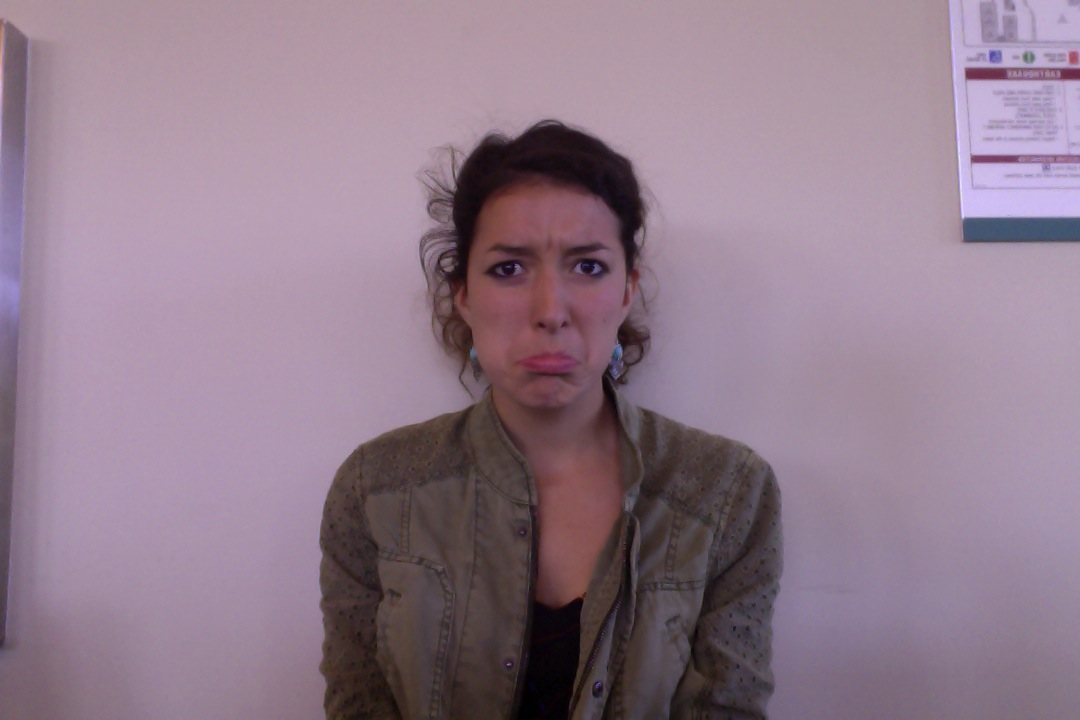
//> input picture images/jpg/evelyn-frown.jpg, 1080 x 720 px
$ ./autoFeatures images/jpg/evelyn-frown.jpg images/jpg/pantone_001.jpg   (built with g++ and OpenCV 4)
//> lines starting //> are read from the running program, lines starting //| are printed output that depends on the picture; after the words box and inside, x2 and y2 are one past the last pixel; in counts of white or black regions, pixels touching at a corner belong together
### util.h
#ifndef UTIL_H
#define UTIL_H

#include <iostream>
#include <string>
#include <cmath>
#include <sstream>

using std::string;

#define PI 3.1415926535897932384626433832795028841968

class RGBColor;
struct Vertex2f;
struct Vector2f;
struct Vertex3f;
struct Vector3f;
struct Feature;
struct Triangle3f;

// [5 lines left out: function intToString, not called in this run]

inline float degreesToRad(float degree) {
  return (float)(degree*PI/180.0);
}

inline int sign(float f) {
  return f >= 0 ? 1 : -1;
}

// [14 lines left out: functions random_double, random_float, random_int, not called in this run]

inline RGBColor random_rgbcolor(float scale);

inline void get_random_color(float &r, float &g, float &b,
    float r_min = 0., float r_max = 1.,
    float g_min = 0., float g_max = 1.,
    float b_min = 0., float b_max = 1.);

inline RGBColor linColor(RGBColor c1, RGBColor c2, float t);

inline float length(Vector2f a);
inline float length(Vector3f a);

inline Vector2f normalize(Vector2f a);
inline Vector3f normalize(Vector3f a);

inline float dotProduct(Vector2f a, Vector2f b);
inline float dotProduct(Vector3f a, Vector3f b);
inline Vector3f crossProduct(Vector3f a, Vector3f b);
inline Vector3f calculateNormal(Vertex3f a, Vertex3f b, Vertex3f c);

inline float Distance(Vertex2f a, Vertex2f b);
inline float Distance(Vertex3f a, Vertex3f b);

inline Vertex2f VecToVert(Vector2f v);
inline Vertex3f VecToVert(Vector3f v);
inline Vector2f VertToVec(Vertex2f v);
inline Vector3f VertToVec(Vertex3f v);

inline Vector2f FeatureVec(Feature f);
inline float length(Feature f);
inline Feature linFeature(Feature src, Feature dest, float t);

class RGBColor
{
public:

    float r, g, b;

  // [11 lines left out: functions RGBColor, RGBColor, not called in this run]

  RGBColor operator+(RGBColor const o) {
    return RGBColor(r+o.r, g+o.g, b+o.b);
  }
  RGBColor operator-(RGBColor const o) {
    return RGBColor(r-o.r,g-o.g, b-o.b);
  }
  RGBColor operator*(float s) {
    return RGBColor(r*s, g*s, b*s);
  }
};

struct Vector2f {
  float x, y;

  // [4 lines left out: function Vector2f, not called in this run]

  Vector2f operator*(float s) { return Vector2f(x*s, y*s); }
  Vector2f operator/(float s) { return Vector2f(x/s, y/s); }
  Vector2f operator-() { return Vector2f(-x, -y); }
  Vector2f operator-(Vector2f const o) { return Vector2f(x-o.x, y-o.y); }
  Vector2f operator+(Vector2f const o) { return Vector2f(x+o.x, y+o.y); }
};

struct Vertex2f {
  float x, y;

  Vertex2f(float _x = 0., float _y = 0.) {
    x = _x;
    y = _y;
  }

  Vertex2f operator*(float s) { return Vertex2f(x*s, y*s); }
  Vertex2f operator/(float s) { return Vertex2f(x/s, y/s); }
  Vertex2f operator-() { return Vertex2f(-x, -y); }
  Vertex2f operator-(Vertex2f const o) { return Vertex2f(x-o.x, y-o.y); }
  Vertex2f operator+(Vertex2f const o) { return Vertex2f(x+o.x, y+o.y); }
  Vertex2f operator-(Vector2f const o) { return Vertex2f(x-o.x, y-o.y); }
  Vertex2f operator+(Vector2f const o) { return Vertex2f(x+o.x, y+o.y); }
};

struct Vector3f {
  float x, y, z;

  // [5 lines left out: function Vector3f, not called in this run]

  Vector3f operator*(float s) { return Vector3f(x*s, y*s, z*s); }
  Vector3f operator-() { return Vector3f(-x, -y, -z); }
  Vector3f operator-(Vector3f const o) { return Vector3f(x-o.x, y-o.y, z-o.z); }
  Vector3f operator+(Vector3f const o) { return Vector3f(x+o.x, y+o.y, z+o.z); }
};

struct Vertex3f {
  float x, y, z;
  Vector3f n; // normal
  bool hasUniqueNormal;

  // [5 lines left out: function Vertex3f, not called in this run]

  Vertex3f operator*(float s) { return Vertex3f(x*s, y*s, z*s); }
  Vertex3f operator-() { return Vertex3f(-x, -y, -z); }
  Vertex3f operator-(Vertex3f const o) { return Vertex3f(x-o.x, y-o.y, z-o.z); }
  Vertex3f operator+(Vertex3f const o) { return Vertex3f(x+o.x, y+o.y, z+o.z); }
  Vertex3f operator-(Vector3f const o) { return Vertex3f(x-o.x, y-o.y, z-o.z); }
  Vertex3f operator+(Vector3f const o) { return Vertex3f(x+o.x, y+o.y, z+o.z); }
};

struct Feature {
  Vertex2f p, q;

  Feature(Vertex2f _p = Vertex2f(), Vertex2f _q = Vertex2f()) : p (_p),
      q (_q) { }

  Feature operator*(float s) { return Feature(p*s,q*s); }
  Feature operator-() { return Feature(-p, -q); }
  Feature operator-(Feature const o) { return Feature(p-o.p, q-o.q); }
  Feature operator+(Feature const o) { return Feature(p+o.p, q+o.q); }
  friend std::ostream& operator<<(std::ostream& os, Feature& feature) {
	os << feature.p.x << " "
        << feature.p.y << " "
        << feature.q.x << " "
	    << feature.q.y << std::endl;
	return os;
  }
};

struct Triangle3f {
  Vertex3f a, b, c; // object space coordinates
  RGBColor a_color, b_color, c_color;

  // [6 lines left out: function Triangle3f, not called in this run]

  void color_verts(RGBColor _a, RGBColor _b, RGBColor _c) { a_color = _a; b_color = _b; c_color = _c;}

};

inline RGBColor linColor(RGBColor c1, RGBColor c2, float t){ return c1 * (1.f - t) + c2 * t; }

// [16 lines left out: functions random_rgbcolor, get_random_color, not called in this run]

inline float length(Vector2f a) { return sqrt(dotProduct(a,a)); }
inline float length(Vector3f a) { return sqrt(dotProduct(a,a)); }

inline Vector2f normalize(Vector2f a) { return a * (1 / length(a)); }
inline Vector3f normalize(Vector3f a) { return a * (1 / length(a));}

inline float dotProduct(Vector2f a, Vector2f b) { return a.x * b.x + a.y * b.y; }
inline float dotProduct(Vector3f a, Vector3f b) { return a.x * b.x + a.y * b.y + a.z * b.z; }

// [26 lines left out: functions crossProduct, calculateNormal, Distance, Distance, not called in this run]

inline Vertex2f VecToVert(Vector2f v) {
  return Vertex2f(v.x, v.y);
}

inline Vertex3f VecToVert(Vector3f v) {
  return Vertex3f(v.x, v.y, v.z);
}

inline Vector2f VertToVec(Vertex2f v) {
  return Vector2f(v.x, v.y);
}

inline Vector3f VertToVec(Vertex3f v) {
  return Vector3f(v.x, v.y, v.z);
}

inline Vector2f FeatureVec(Feature f){
    return VertToVec(f.q - f.p);
}

inline float length(Feature f) {
    return length(FeatureVec(f));
}

inline Feature linFeature(Feature src, Feature dest, float t) {
  return  src * (1.f - t) + dest * t;
}

#endif

### autoFeatures.cpp
/**
 * Creates features using Haar Cascades facial detection.
 * Based on http://docs.opencv.org/doc/tutorials/objdetect/cascade_classifier/cascade_classifier.html
 */

#include <opencv2/core/core.hpp>
#include <opencv2/highgui/highgui.hpp>
#include <opencv2/imgproc/imgproc.hpp>
#include <opencv2/objdetect/objdetect.hpp>
#include <fstream>

#include "util.h"

using namespace cv;
using namespace std;

void detectAndDisplay(Mat frame, string outName);

 /** Global variables */
String nose_cascade_name = "haars/haarcascade_mcs_nose.xml";
CascadeClassifier nose_cascade;
String eye_cascade_name = "haars/haarcascade_eye.xml";
CascadeClassifier eye_cascade;
String mouth_cascade_name = "haars/haarcascade_mcs_mouth.xml";
CascadeClassifier mouth_cascade;
string window_name = "Capture - Face detection";

int main(int argc, const char** argv) {
  if(argc < 3) {
    cerr << "usage: ./autoFeatures <input.png> <featurebasename.feat>"
         << endl;
    exit(1);
  } else if(argc > 3) {
    cout << "Ignoring extra arguments..." << endl;
  }
  CvCapture* capture;
  Mat frame;

  //-- 1. Load the cascades
  if(!nose_cascade.load(nose_cascade_name)) {
    printf("--(!)Error loading nose xml\n");
	  return -1;
  }
  if(!eye_cascade.load(eye_cascade_name)){
    printf("--(!)Error loading eye xml\n");
	  return -1;
  }
  if(!mouth_cascade.load(mouth_cascade_name)){
    printf("--(!)Error loading mouth xml\n");
	  return -1;
  }

  Mat image = imread(string(argv[1]), IMREAD_COLOR); // Read the file
//> image is the input picture: 720 rows x 1080 cols, CV_8UC3; mean B, G, R 139.4, 123.3, 144.8
  detectAndDisplay(image, string(argv[2]));
 }

// Converts a rectangle to a pair of features:
// Top left --> top right and top left --> lower left
void RectToFeatures(Rect rect, int width, int height, vector<Feature>& features) {
  Point tl = rect.tl();
  Point bottomRight = rect.br();
  Vertex2f topLeft(rect.tl().x/float(width), rect.tl().y/float(height));
  Vertex2f bottomLeft(rect.tl().x/float(width), rect.br().y/float(height));
  Vertex2f topRight(rect.br().x/float(width), rect.tl().y/float(height));
  features.push_back(Feature(topLeft, bottomLeft));
  features.push_back(Feature(topLeft, topRight));
}

/** @function detectAndDisplay */
void detectAndDisplay(Mat frame, string outFile) {
//> called with outFile = "images/jpg/pantone_001.jpg"
  std::vector<Rect> faces;
  Mat frame_gray;

  cvtColor(frame, frame_gray, CV_BGR2GRAY);
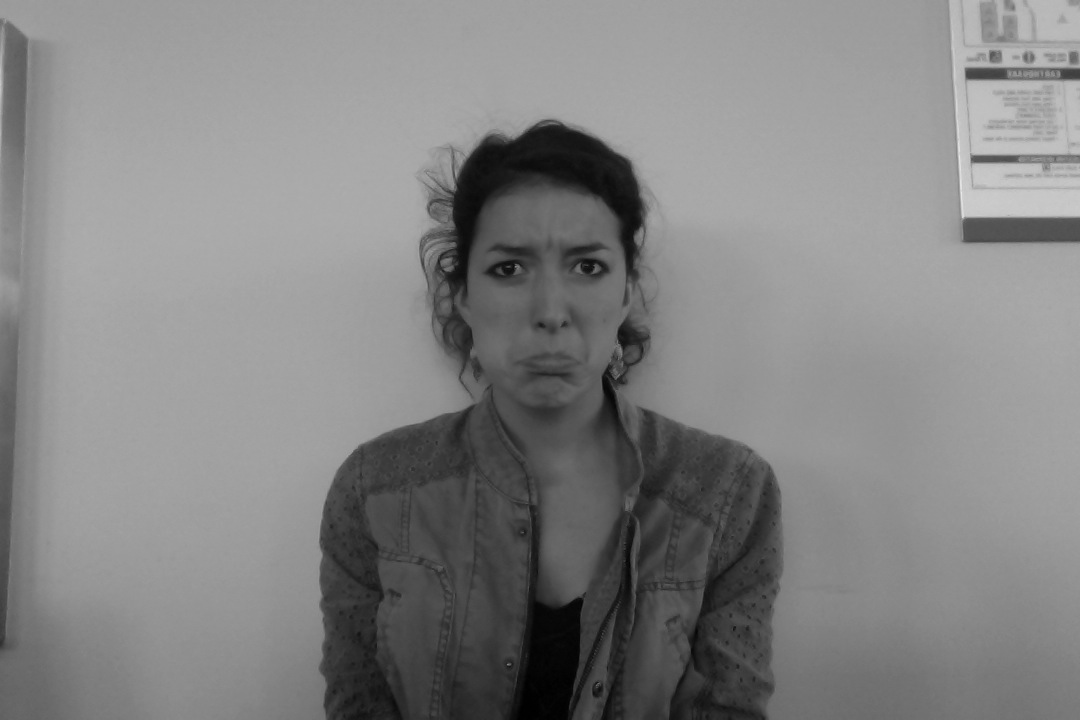
//> frame_gray: 720 rows x 1080 cols, CV_8UC1; min 0, max 234, mean 131.6
  equalizeHist(frame_gray, frame_gray);
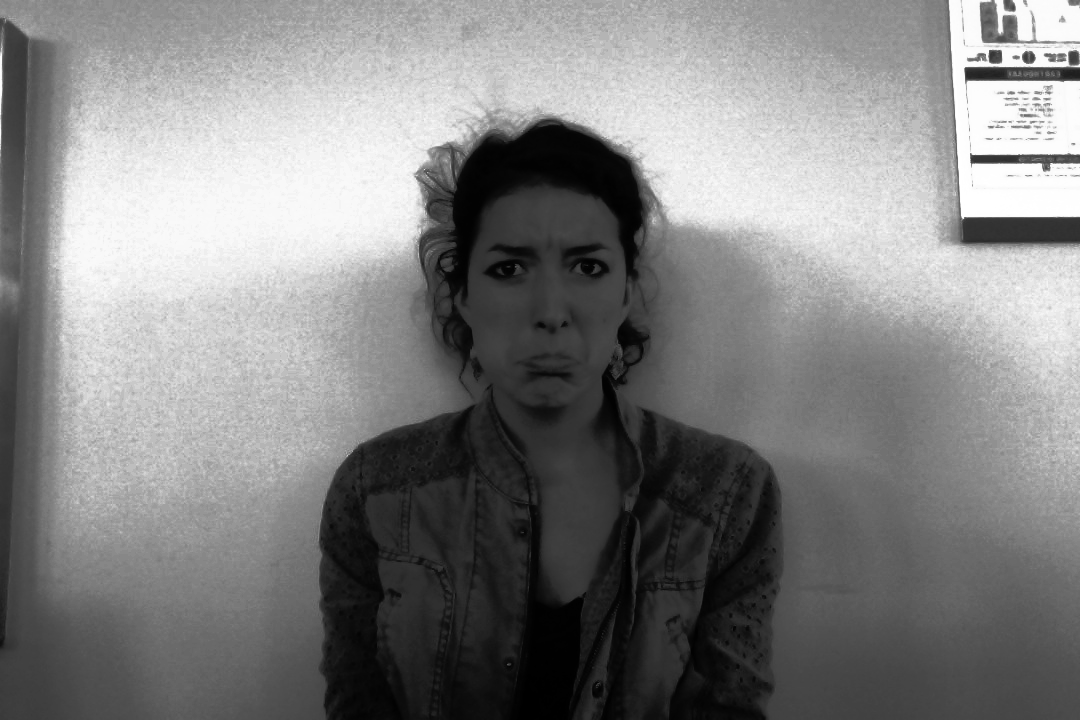
//> frame_gray: 720 rows x 1080 cols, CV_8UC1; min 0, max 255, mean 129.7

  vector<Feature> features;
  //-- Detect facial features
  nose_cascade.detectMultiScale(frame_gray, faces, 1.1, 2,
      0|CV_HAAR_SCALE_IMAGE, Size(30, 30));
//> faces = 2 Rects (x, y, width, height): [526, 299, 49, 41], [481, 212, 66, 55]
  for (int i = 0; i < std::min( (size_t) 1U, (size_t) faces.size()); i++) {
	  RectToFeatures(faces[i], frame.cols, frame.rows, features);
    rectangle(frame, faces[i], Scalar(255, 0, 0));
  }
//> this loop made 1 pass
//> (tl in RectToFeatures, bottomRight in RectToFeatures, x in Vertex2f, y in Vertex2f, x in Vertex2f (second call), y in Vertex2f (second call)) on pass 1: (Point(526, 299), Point(575, 340), 0.487, 0.415, 0.487, 0.472)
//> frame: 720 rows x 1080 cols, CV_8UC3; 176 pixels changed, all inside (x1, y1, x2, y2) = (526, 299, 575, 340)
  eye_cascade.detectMultiScale(frame_gray, faces, 1.1, 2,
      0|CV_HAAR_SCALE_IMAGE, Size(30, 30));
//> faces = 4 Rects (x, y, width, height): [481, 241, 54, 54], [561, 242, 50, 50], [579, 671, 37, 37], [527, 302, 46, 46]
  for (int i = 0; i < std::min( (size_t) 2U, (size_t) faces.size()); i++) {
	  RectToFeatures(faces[i], frame.cols, frame.rows, features);
    rectangle(frame, faces[i], Scalar(255, 0, 0));
  }
//> this loop made 2 passes
//> (tl in RectToFeatures, bottomRight in RectToFeatures, x in Vertex2f, y in Vertex2f, x in Vertex2f (second call), y in Vertex2f (second call)) on passes 1 to 2: (Point(481, 241), Point(535, 295), 0.445, 0.335, 0.445, 0.41), (Point(561, 242), Point(611, 292), 0.519, 0.336, 0.519, 0.406)
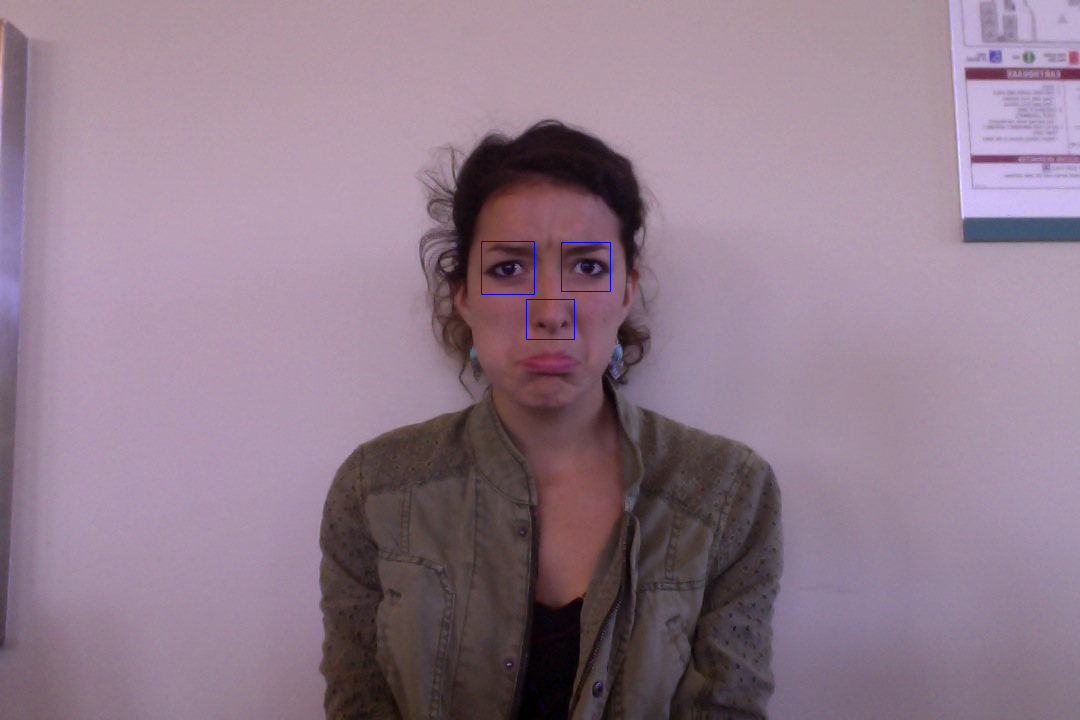
//> frame: 720 rows x 1080 cols, CV_8UC3; mean B, G, R 139.5, 123.2, 144.7
  mouth_cascade.detectMultiScale(frame_gray, faces, 1.1, 2,
      0|CV_HAAR_SCALE_IMAGE, Size(30, 30));
//> faces = 6 Rects (x, y, width, height): [524, 313, 59, 35], [510, 376, 74, 45], [635, 575, 63, 38], [556, 244, 72, 43], [466, 241, 80, 48], [474, 248, 98, 59]
  for (int i = 0; i < std::min( (size_t) 1U, (size_t) faces.size()); i++) {
    RectToFeatures(faces[i], frame.cols, frame.rows, features);
	  rectangle(frame, faces[i], Scalar(255, 0, 0));
  }
//> this loop made 1 pass
//> (tl in RectToFeatures, bottomRight in RectToFeatures, x in Vertex2f, y in Vertex2f, x in Vertex2f (second call), y in Vertex2f (second call)) on pass 1: (Point(524, 313), Point(583, 348), 0.485, 0.435, 0.485, 0.483)
//> frame: 720 rows x 1080 cols, CV_8UC3; 182 pixels changed, all inside (x1, y1, x2, y2) = (524, 313, 583, 348)

  // Write out the features
  ofstream outStream(outFile);
  for (auto feature = features.begin(); feature != features.end(); ++feature) {
    outStream << *feature;
  }
//> this loop made 8 passes
  outStream.close();

  // Show what we got
  imshow(window_name, frame);
  waitKey(0);
 }

$ run again, on images/jpg/pantone_002.jpg
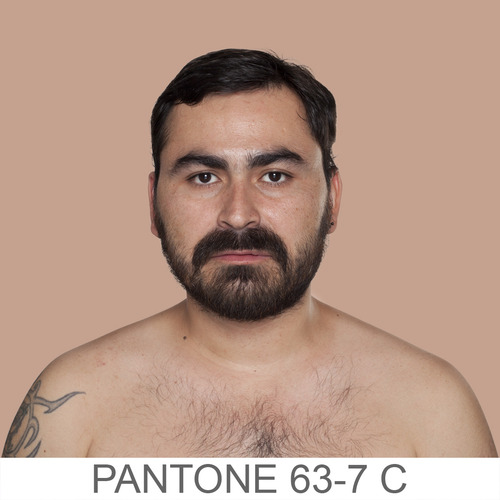
//> input picture images/jpg/pantone_002.jpg, 500 x 500 px
//> image is the input picture: 500 rows x 500 cols, CV_8UC3; mean B, G, R 137.6, 153.6, 184.1
//> in detectAndDisplay, `nose_cascade.detectMultiScale(frame_gray, faces, 1.1, 2, 0|CV_HAAR_SCA..`: faces = empty
//> after the loop in detectAndDisplay, `for (int i = 0; i < std::min( (size_t) 1U, (size_t) faces.size()); i++)`: features = 0 items
//> in detectAndDisplay, `eye_cascade.detectMultiScale(frame_gray, faces, 1.1, 2, 0|CV_HAAR_SCAL..`: faces = 2 Rects (x, y, width, height): [251, 157, 41, 41], [185, 159, 39, 39]
//> the loop in detectAndDisplay, `for (int i = 0; i < std::min( (size_t) 2U, (size_t) faces.size()); i++)` made 2 passes
//> (tl in RectToFeatures, bottomRight in RectToFeatures, x in Vertex2f, y in Vertex2f, x in Vertex2f (second call), y in Vertex2f (second call)) on passes 1 to 2: (Point(251, 157), Point(292, 198), 0.502, 0.314, 0.502, 0.396), (Point(185, 159), Point(224, 198), 0.37, 0.318, 0.37, 0.396)
//> after the loop in detectAndDisplay, `for (int i = 0; i < std::min( (size_t) 2U, (size_t) faces.size()); i++)`:
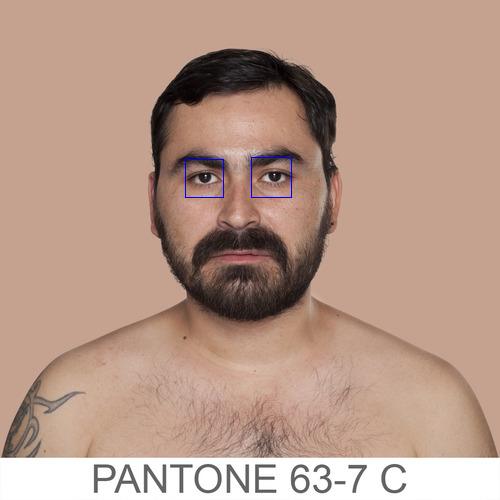
//> frame: 500 rows x 500 cols, CV_8UC3; 0.12% of pixels changed, all inside (x1, y1, x2, y2) = (185, 157, 292, 198)
//> in detectAndDisplay, `mouth_cascade.detectMultiScale(frame_gray, faces, 1.1, 2, 0|CV_HAAR_SC..`: faces = 3 Rects (x, y, width, height): [207, 237, 71, 43], [188, 228, 104, 63], [192, 279, 102, 62]
//> the loop in detectAndDisplay, `for (int i = 0; i < std::min( (size_t) 1U, (size_t) faces.size()); i++)` made 1 pass
//> (tl in RectToFeatures, bottomRight in RectToFeatures, x in Vertex2f, y in Vertex2f, x in Vertex2f (second call), y in Vertex2f (second call)) on pass 1: (Point(207, 237), Point(278, 280), 0.414, 0.474, 0.414, 0.56)
//> after the loop in detectAndDisplay, `for (int i = 0; i < std::min( (size_t) 1U, (size_t) faces.size()); i++)`:
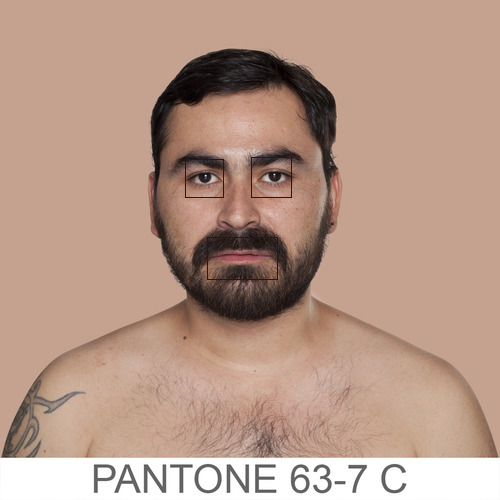
//> frame: 500 rows x 500 cols, CV_8UC3; 0.09% of pixels changed, all inside (x1, y1, x2, y2) = (207, 237, 278, 280)
//> the loop in detectAndDisplay, `for (auto feature = features.begin(); feature != features.end(); ++fea..` made 6 passes
